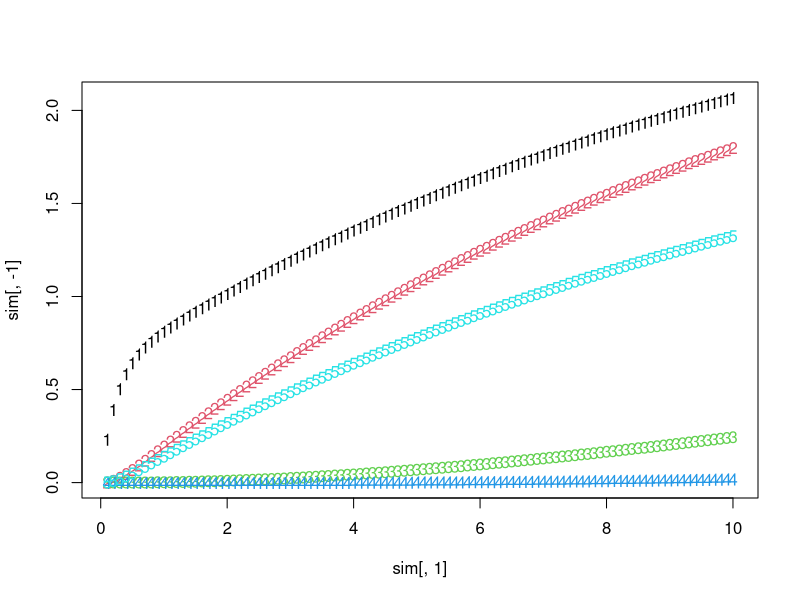

Here is the R script that generated this plot:
#' Standard temperature and pressure correction factor
#'
#' @param std_temperature `numeric`, standard temperature value in Kelvin,
#' default: 273.2 K (== 0 °C)
#' @param tissue_temperature `numeric`, tissue temperature value in Kelvin,
#' default: 310.2 (== 37 °C)
#' @param std_pressure `numeric`, standard_pressure in atm, default: 1 atm
#' (== 101.325 kPa)
#' @return `numeric`, correction factor for temperature/pressure condition
#' @examples
#' # BTPS (body temperature, pressure saturated (ignored))
#' #stp_factor()
#' # STPD (standard temperature, pressure, dry)
#' #stp_factor(tissue_temperature = 273.2)
stp_factor <- function(std_temperature = 273.2, tissue_temperature = 310.2,
                       std_pressure = 1) {
    std_temperature / (std_pressure * tissue_temperature)
}

#' Conductance
#'
#' Conductance is defined as ability of the fluid to deliver anaesthetic agents
#' across a partial pressure gradient.
#'
#' @param flow `numeric`, blood/air flow in l/min.
#' @param partition_coefficient `numeric`, blood:gas or tissue:gas
#' partition coefficient
#' @param tp_factor `numeric`, temperature/pressure factor
#' @return `numeric`, conductance of the tissue in l/(min*atm)
#'
#' @details
#' From Cowles et al.:
#' "In the case of blood perfusing a tissue,
#' the conductance is equal to the rate of blood flow
#' multiplied by the blood:gas partition coefficient and the factor, T0/P0Ti.
#' In the case of the alveolar gas ventilating the lungs,
#' the conductance is the rate of alveolar ventilation
#' multiplied by the factor, T0/P0Ti.
#' The gas:gas partition coefficient is equal to 1.0, by definition."
#
#' @references
#' Eqn. 6 in
#' Cowles, A. L., Borgstedt, H. H., & Gillies, A. J. (1973).
#' A simplified digital method for predicting anesthetic uptake and distribution.
#' Computers in Biology and Medicine, 3(4), 385-395.
#' \doi{10.1016/0010-4825(73)90004-8}
conductance <- function(flow, partition_coefficient, tp_factor = stp_factor()) {
    unname(flow * partition_coefficient) * tp_factor
}

#' Capacitance
#'
#' Capacitance is defined as ability of a tissue to hold anaesthetic agents
#' ant any given partial pressure.
#'
#' @param tissue_volume `numeric`, tissue volume in l.
#' @param tissue_coefficient `numeric`, tissue:gas partition coefficient
#' @param blood_volume `numeric`, tissue volume in l.
#' @param blood_coefficient `numeric`, blood:gas partition coefficient
#' @param tp_factor `numeric`, temperature/pressure factor
#' @return `numeric`, conductance of the tissue in l/(min*atm)
#'
#' @details
#' From Cowles et al.:
#' "KETY(14) has shown that most tissues are so finely perfused that they
#' can be considered to be in equilibrium with their venous blood.
#' Therefore the venous blood contained within a tissue compartment must be
#' considered to be a part of that tissue compartment.
#'
#' @references
#' Eqn. 14 in
#' Cowles, A. L., Borgstedt, H. H., & Gillies, A. J. (1973).
#' A simplified digital method for predicting anesthetic uptake and distribution.
#' Computers in Biology and Medicine, 3(4), 385-395.
#' \doi{10.1016/0010-4825(73)90004-8}
capacitance <- function(tissue_volume, tissue_coefficient,
                        blood_volume, blood_coefficient,
                        tp_factor = stp_factor()) {
    unname(
        tissue_volume * tissue_coefficient +
        blood_volume * blood_coefficient
    ) * tp_factor
}

#' Lung capacitance
#'
#' Capacitance is defined as ability of a tissue to hold anaesthetic agents
#' ant any given partial pressure.
#'
#' @param tissue_volume `numeric`, tissue volume in l.
#' @param tissue_coefficient `numeric`, tissue:gas partition coefficient
#' @param blood_volume `numeric`, tissue volume in l.
#' @param blood_coefficient `numeric`, blood:gas partition coefficient
#' @param tp_factor `numeric`, temperature/pressure factor
#' @return `numeric`, conductance of the tissue in l/(min*atm)
#'
#' @details
#' From Cowles et al.:
#' Alveolar air, lung tissue and arterial blood are also in equilibrium.
#'
#' @references
#' Eqn. 15 in
#' Cowles, A. L., Borgstedt, H. H., & Gillies, A. J. (1973).
#' A simplified digital method for predicting anesthetic uptake and distribution.
#' Computers in Biology and Medicine, 3(4), 385-395.
#' \doi{10.1016/0010-4825(73)90004-8}
lung_capacitance <- function(air_volume,
                             tissue_volume, tissue_coefficient,
                             blood_volume, blood_coefficient,
                             tp_factor = stp_factor()) {
    unname(
        air_volume + tissue_volume * tissue_coefficient +
        blood_volume * blood_coefficient
    ) * tp_factor
}

#' Partition coefficients
#'
#' Partition coefficients for commonly used volatile anaesthetics.
#'
#' @param anaesthetic `character(1)`, anaesthetic
#' @return a named `numeric` with tissue partition coefficients for
#' *lung*, *vrg* (vessel rich group, visceral: brain, heart, kidney, ...),
#' *mus* (muscle, lean tissue: muscle, skin, subcutaneous tissue, ...),
#' and *fat* (fat, fatty tissue: yellow marrow, fat) for the given anaesthetic.
#'
#' @references
#' Table 2 in
#' Cowles, A. L., Borgstedt, H. H., & Gillies, A. J. (1973).
#' A simplified digital method for predicting anesthetic uptake and distribution.
#' Computers in Biology and Medicine, 3(4), 385-395.
#' \doi{10.1016/0010-4825(73)90004-8}
#'
#' @examples
#' tissue_coefficients("nitrous oxide")
tissue_coefficients <- function(anaesthetic = c(
                                    "nitrous-oxide",
                                    "diethyl-ether"
                                )) {
    switch(
        match.arg(anaesthetic),
        "nitrous-oxide" = c(lung = 0.463, vrg = 0.463, mus = 0.463, fat = 1.03),
        "diethyl-ether" = c(lung = 12.1, vrg = 12.1, mus = 12.1, fat = 44.1)
    )
}

#' Cardiac output
#'
#' Partial blood flow of common compartments.
#'
#' @param total `numeric`, total cardiac output in l/min.
#' @param prop_lung `numeric`, proportion of cardiac output to the lung, should
#' be 1.00 in general.
#' @param prop_vrg `numeric`, proportion of cardiac output to the vessel rich
#' compartment.
#' @param prop_mus `numeric`, proportion of cardiac output to the musle
#' compartment.
#' @param prop_fat `numeric`, proportion of cardiac output to the fat
#' compartment.
#'
#' @return a named `numeric` with blood flow values (in l/min) for
#' *lung*, *vrg* (vessel rich group, visceral: brain, heart, kidney, ...),
#' *mus* (muscle, lean tissue: muscle, skin, subcutaneous tissue, ...),
#' and *fat* (fat, fatty tissue: yellow marrow, fat) for the given anaesthetic.
#'
#' @references
#' Table 3 in
#' Cowles, A. L., Borgstedt, H. H., & Gillies, A. J. (1973).
#' A simplified digital method for predicting anesthetic uptake and distribution.
#' Computers in Biology and Medicine, 3(4), 385-395.
#' \doi{10.1016/0010-4825(73)90004-8}
cardiac_output <- function(total = 6.3,
                           prop_lung = 1.0, prop_vrg = 0.798, prop_mus = 0.157,
                           prop_fat = 0.044) {
    if (prop_vrg + prop_mus + prop_fat > 1)
        stop(
            "Sum of proportions of vrg, mus and fat ",
            "should not be larger than 1.0."
        )

    c(
        lung = prop_lung * total,
        vrg = prop_vrg * total, mus = prop_mus * total, fat = prop_fat * total
    )
}

#' Volumes
#'
#' @references
#' Table 4 in
#' Cowles, A. L., Borgstedt, H. H., & Gillies, A. J. (1973).
#' A simplified digital method for predicting anesthetic uptake and distribution.
#' Computers in Biology and Medicine, 3(4), 385-395.
#' \doi{10.1016/0010-4825(73)90004-8}
tissue_volume <- c(
    "lung_air" = 2.68, "lung_tissue" = 1.0,
    vrg = 8.83, mus = 36.25, fat = 11.5
)
blood_volume <- c(lung = 1.4, vrg = 3.2, mus = 0.63, fat = 0.18)

#' Simulate anaesthetic uptake
#'
#' @param pinsp `numeric(1)`, inspiratory partial pressure of the anaesthetic.
#' @param delta_time `numeric(1)`, time difference between each calculation step.
#' @param total_time `numeric(1)`, total time to simulate.
#' @param conductances `numeric(4)`, conductances.
#' @param capacitances `numeric(4)`, capacitances.
#' @return `matrix`, with partial pressures for each simulation step.
#'
#' @references
#' Figure 1 in
#' Cowles, A. L., Borgstedt, H. H., & Gillies, A. J. (1973).
#' A simplified digital method for predicting anesthetic uptake and distribution.
#' Computers in Biology and Medicine, 3(4), 385-395.
#' \doi{10.1016/0010-4825(73)90004-8}
sim_anaesthetic_uptake <- function(pinsp,
                                   delta_time = 0.1, total_time = 10,
                                   conductances, capacitances) {
    n <- ceiling(total_time / delta_time)

    partial_pressures <- c(lung = 0, vrg = 0, mus = 0, fat = 0)
    results <- matrix(
        NA_real_, nrow = n, ncol = length(partial_pressures) + 2,
        dimnames = list(c(), c("time", names(partial_pressures), "pcv"))
    )

    for (i in seq_len(n)) {
        dvdtpt <- (pinsp - partial_pressures["lung"]) * conductances["lung"]
        dvdt <- c(
            dvdt1 = 0,
            dvdt2 = (partial_pressures["lung"] - partial_pressures["vrg"]) *
                conductances["vrg"],
            dvdt3 = (partial_pressures["vrg"] - partial_pressures["mus"]) *
                conductances["mus"],
            dvdt4 = (partial_pressures["mus"] - partial_pressures["fat"]) *
                conductances["fat"]
        )
        dvdt["dvdt1"] <- dvdtpt - sum(dvdt)
        partial_pressures <-
            partial_pressures + dvdt * delta_time / capacitances
        pcv <- sum(
            partial_pressures[c("vrg", "mus", "fat")] *
                conductances[c("vrg", "mus", "fat")]
        ) / sum(conductances[c("vrg", "mus", "fat")])
        results[i,] <- c(i * delta_time, partial_pressures, pcv)
    }
    results
}



#' Test case with diethyl ether as in Cowles 1973, Table 4
#' set total to 6.3 * 0.5 to simulate reduced cardiac output (row 3 in Table 4)
blood_flow <- cardiac_output(total = 6.3)
part_coefs <- tissue_coefficients("diethyl-ether")

#' Conductances
conductances <- c(
    ## do we have to use the alveolar ventilation here? 4.0 l/min?
    ## and a gas:gas partition coefficient of 1.0?
    lung = conductance(flow = 4.0, partition_coefficient = 1.0),
    vrg = conductance(blood_flow["vrg"], part_coefs["vrg"]),
    mus = conductance(blood_flow["mus"], part_coefs["mus"]),
    fat = conductance(blood_flow["fat"], part_coefs["fat"])
)

#' Capacitances
capacitances <- c(
    lung = lung_capacitance(
        tissue_volume["lung_air"],
        ## is gas:tissue 1 here?
        tissue_volume["lung_tissue"], tissue_coefficient = 1,
        ## blood volume and blood:gas part_coefs
        blood_volume["lung"], part_coefs["lung"]
    ),
    vrg = capacitance(
        tissue_volume["vrg"], part_coefs["vrg"],
        blood_volume["vrg"], part_coefs["lung"]
    ),
    mus = capacitance(
        tissue_volume["mus"], part_coefs["mus"],
        blood_volume["mus"], part_coefs["lung"]
    ),
    fat = capacitance(
        tissue_volume["fat"], part_coefs["fat"],
        blood_volume["fat"], part_coefs["lung"]
    )
)

sim <- sim_anaesthetic_uptake(
    pinsp = 12, delta_time = 0.1, total_time = 10,
    conductances = conductances, capacitances = capacitances
)

matplot(sim[, 1], sim[, -1])
